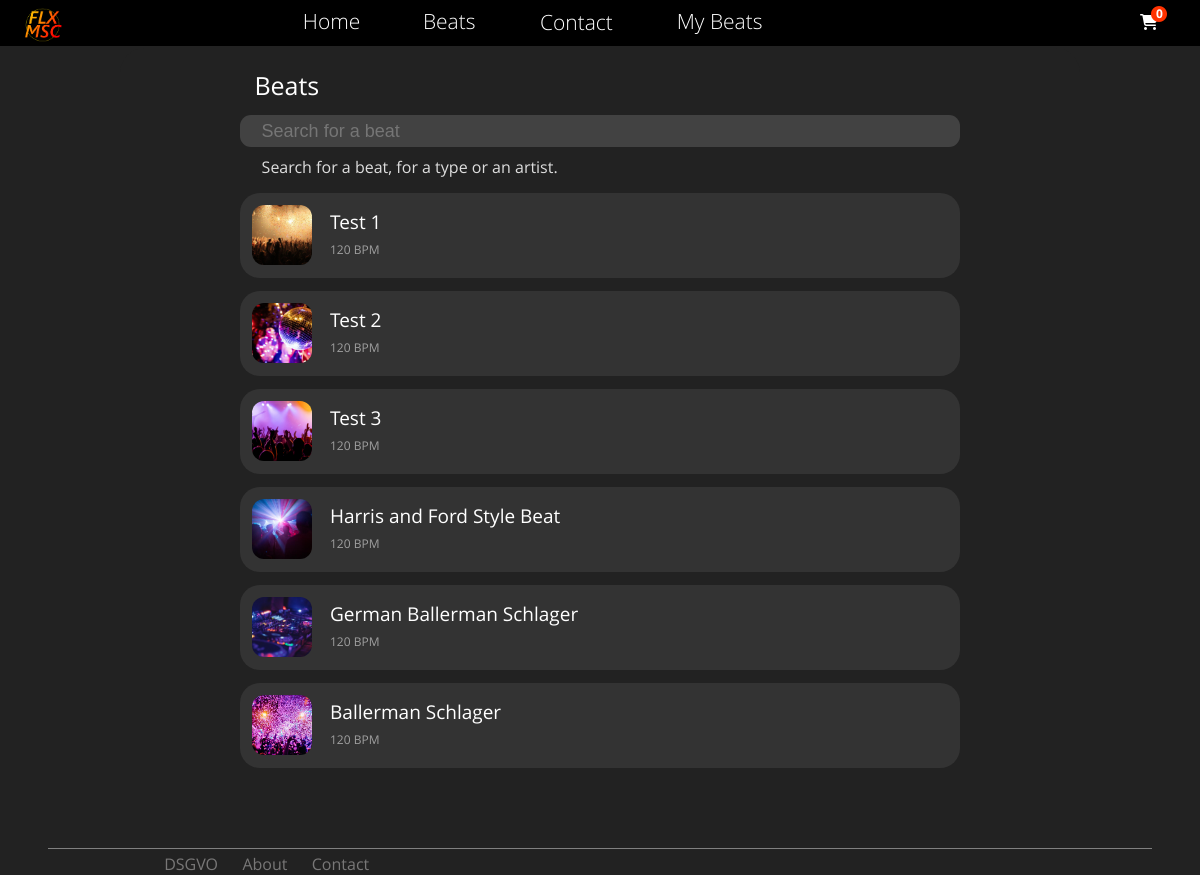
/beats/nokeyword/, run on the app's committed database.
### shop/models.py (models this page shows, shortened)
class Beat(models.Model):
    title = models.CharField(max_length=30)
    keywords = models.CharField(blank=True, null=True, max_length=120)
    bpm = models.CharField(blank=True, null=True, max_length=120)
    beat_length = models.CharField(blank=True, null=True, max_length=120)
    tone_type = models.CharField(blank=True, null=True, max_length=120)
    video = models.CharField(blank=True, null=True, max_length=200, help_text="Youtube embed code")
    thumbnail = models.ImageField(blank=True, null=True, upload_to='beat_thumbnails')
    mp3_file = models.FileField(blank=True, null=True, upload_to='mp3_files')
    wav_file = models.FileField(blank=True, null=True, upload_to='wav_files')

### shop/views.py (the view)
# urls.py: path('beats/<keyword>/', views.beats, name='beats'),
def beats(request, keyword):
    data = cookieCart(request)
    cartItems = data['cartItems']
    if keyword == "nokeyword":
       beats = Beat.objects.all()
    else:
        beats = Beat.objects.filter(keywords__contains=keyword)
    context = {
        'beats': beats,
        'cartItems': cartItems
    }
    return render(request, 'shop/beats.html', context)

### shop/utils.py (called while the page is built, shortened)
def cookieCart(request):
    try:
        cart = json.loads(request.COOKIES['cart'])
    except:
        cart = {}
        print('CART:', cart)
    items = []
    order = {'get_cart_total': 0, 'get_cart_items': 0}
    cartItems = order['get_cart_items']
    print(order['get_cart_total'])
    return {'cartItems': cartItems, 'order': order, 'items': items}

### shop/templates/shop/beats.html (shortened to what this page needs)
{% extends "shop/base.html" %}
{% load static %}
{% block content %}
<h3 class="page-title">Beats</h3>
<article class="searchbar_wrapper">
    <input type="text" class="search" id="search_beats" onkeyup="searchBeats()" placeholder="Search for a beat">
    <p class="description search_description" id="search_beats_description">Search for a beat, for a type or an artist.
    </p>
</article>
<article class="beats" id="beats">
    {% for beat in beats %}
        <div class="beat">
            <div class="beat-thumbnail-container">
                <img class="beat-thumbnail" src="{{ beat.thumbnail.url }}">
            </div>
            <h5 class="beat-title">{{beat.title}}</h5>
            <p class="bpm">{{ beat.bpm }} BPM</p>
        </div>
    {% endfor %}
</article>
<link rel="stylesheet" type="text/css" href="{% static 'shop/beats_style.css' %}">
{% endblock %}

### shop/static/shop/style.css (style rules this page uses)
* { margin: 0; padding: 0; box-sizing: border-box; list-style: none; text-decoration: none; }
body { background: black; font-family: "Open Sans"; z-index: 1; }
.page-title { text-align: left; margin-left: 2%; margin-top: 10px; margin-bottom: 6px; font-weight: 500; font-size: 25; }
@media screen and (min-width: 810px) { body { background: #222222 } }

### shop/static/shop/beats_style.css (style rules this page uses)
.search { position: relative; margin-top: 7px; margin-bottom: 9px; width: 100%; height: 32px; background: #424242; border: 0px; border-radius: 11px; padding-left: 3%; font-size: 18; color: white; font-weight:100; outline: none; }
.search_description { color: #dddddd; padding-left: 3%; padding-bottom: 15px; }
.beat { position: relative; background: #333333; cursor: pointer; left: 50%; transform: translate(-50%); width: 100%; height: 85px; border-radius: 20px; padding-top: 12px; padding-left: 12px; padding-right: 20px; padding-bottom: 12px; margin-bottom: 13px; }
.beat-thumbnail-container { border-radius: 20%; width: 60px; position: absolute; overflow: hidden; }
.beat-thumbnail-container:before { content: ""; display: block; padding-top: 100%; }
.beat-thumbnail { position: absolute; top: 0; left: 50%; transform: translate(-50%); bottom: 0; right: 0; text-align: center; height: 100%; }
.beat-title { position: absolute; left: 90px; bottom: 43px; font-size: 19; font-weight: 400; }
.bpm { position: absolute; bottom: 20px; left: 90px; color: #9f9f9f; font-weight: 400; font-size: 12; style-display: inline; }

### data on the page
Beat: thumbnail (picture), title "Test 1", bpm "120"
Beat: thumbnail (picture), title "Test 2", bpm "120"
Beat: thumbnail (picture), title "Test 3", bpm "120"
Beat: thumbnail (picture), title "Harris and Ford Style Beat", bpm "120"
Beat: thumbnail (picture), title "German Ballerman Schlager", bpm "120"
Beat: thumbnail (picture), title "Ballerman Schlager", bpm "120"

### other printed values
{{ cartItems }} "0"
